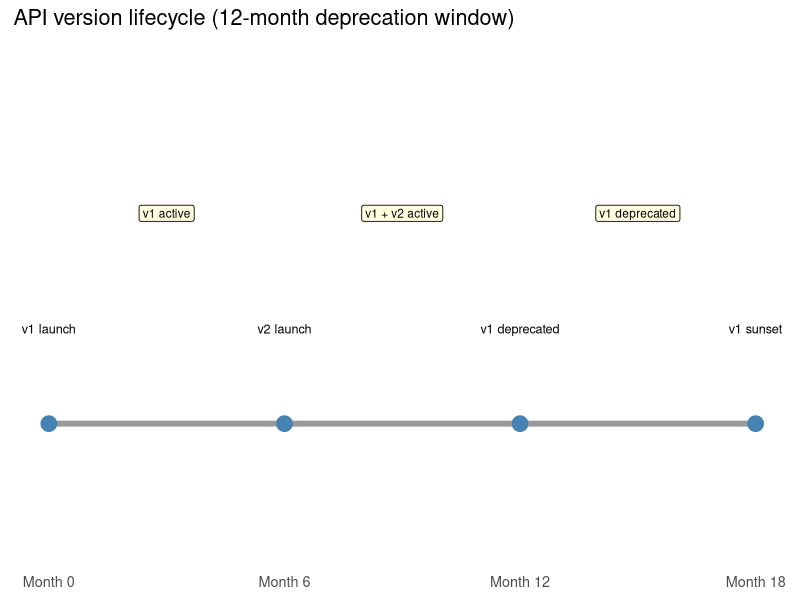

Here is the R script that generated this plot:
## ---- chunk 1
#| label: deprecation-timeline
#| fig-cap: "API version lifecycle. v1 is maintained for 12 months after v2 launch, giving clients a full year to migrate. Sunset notices go out at months 6 and 9."

library(ggplot2)

phases <- data.frame(
  phase   = c("v1 launch", "v2 launch", "v1 deprecated", "v1 sunset"),
  month   = c(0, 6, 12, 18),
  y       = c(1, 1, 1, 1),
  label_y = c(1.15, 1.15, 1.15, 1.15)
)

phases2 <- data.frame(
  label = c("v1 active",     "v1 + v2 active",  "v1 deprecated"),
  x     = c(3,                9,                  15),
  y     = c(1.35,             1.35,               1.35)
)

ggplot() +
  geom_segment(aes(x = 0, xend = 18, y = 1, yend = 1),
               colour = "grey60", linewidth = 2) +
  geom_point(data = phases, aes(x = month, y = y),
             size = 5, colour = "steelblue") +
  geom_text(data = phases, aes(x = month, y = label_y, label = phase),
            size = 3.2, vjust = 0) +
  geom_label(data = phases2, aes(x = x, y = y, label = label),
             size = 3, fill = "lightyellow", label.size = 0.3) +
  scale_x_continuous(breaks = c(0, 6, 12, 18),
                     labels = paste("Month", c(0, 6, 12, 18))) +
  ylim(0.8, 1.6) +
  labs(x = NULL, y = NULL,
       title = "API version lifecycle (12-month deprecation window)") +
  theme_minimal(base_size = 13) +
  theme(axis.text.y = element_blank(),
        axis.ticks.y = element_blank(),
        panel.grid = element_blank())
